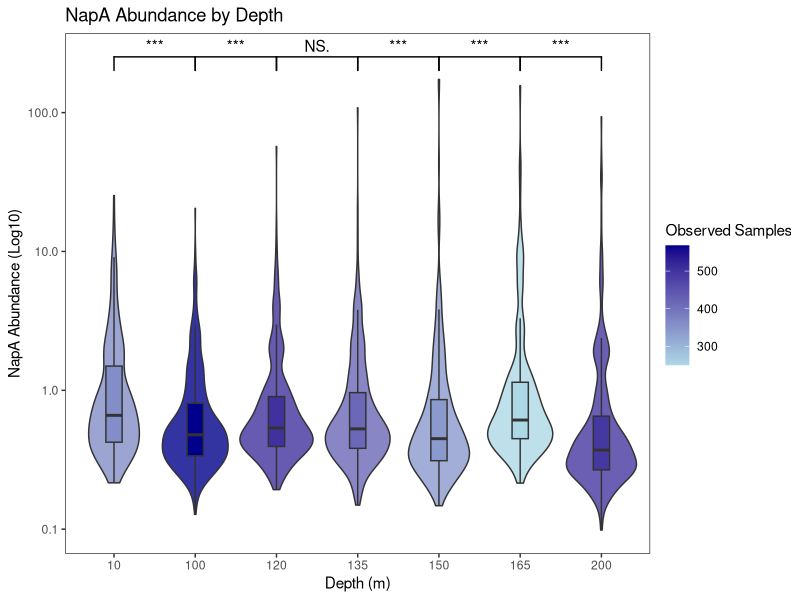
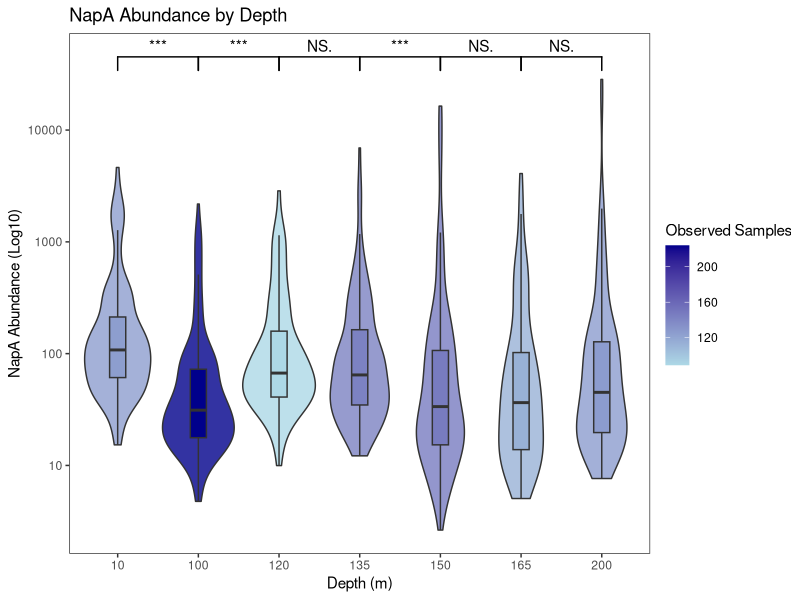

These charts were generated, in order, by the following R code:
library(ggplot2)
library(dplyr)
library(tidyr)
library(ggsignif)

dna_merged_data = read.delim("merged_depths_dna.tsv", header = TRUE, sep = "\t", stringsAsFactors = FALSE)
rna_merged_data = read.delim("merged_depths_rna.tsv", header = TRUE, sep = "\t", stringsAsFactors = FALSE)

# Define comparisons
depth_comparisons <- list(
  c("10", "100"), 
  c("100", "120"), 
  c("120", "135"),
  c("135", "150"),
  c("150", "165"),
  c("165", "200")
)

## DNA

# Count number of data points per depth
depth_counts_dna <- dna_merged_data %>%
    filter(Abundance > 0) %>%  # Remove zero values
    group_by(Depth_m) %>%
    summarize(n = n())

# Merge the counts back into the main dataset
dna_merged_data <- dna_merged_data %>%
    left_join(depth_counts_dna, by = "Depth_m")

#Plot abundance by depth  
ggplot(dna_merged_data, aes(x = as.factor(Depth_m), y = Abundance, fill = n)) +
    geom_violin(alpha = 0.8) +
    geom_boxplot(width = 0.2, outlier.shape = NA) +  # Make plots more narrow
    scale_fill_gradient(low = "lightblue", high = "darkblue") +  # Color gradient based on density
    scale_y_log10() +  
    labs(x = "Depth (m)", y = "NapA Abundance (Log10)", 
         title = "NapA Abundance by Depth", fill = "Observed Samples") +
    theme_test() +
    geom_signif(comparisons = depth_comparisons, 
                test = "wilcox.test", 
                map_signif_level = TRUE)

##RNA

# Count number of data points per depth
depth_counts_rna <- rna_merged_data %>%
    filter(Abundance > 0) %>%  # Remove zero values
    group_by(Depth_m) %>%
    summarize(n = n())

rna_merged_data <- rna_merged_data %>%
    filter(Abundance > 0) %>%  # Remove zero values
    left_join(depth_counts_rna, by = "Depth_m")

#Plot abundance by depth    
ggplot(rna_merged_data, aes(x = as.factor(Depth_m), y = Abundance, fill = n)) +
    geom_violin(alpha = 0.8) +
    geom_boxplot(width = 0.2, outlier.shape = NA) +  # Make plots more narrow
    scale_fill_gradient(low = "lightblue", high = "darkblue") +  # Color gradient based on density
    scale_y_log10() +  
    labs(x = "Depth (m)", y = "NapA Abundance (Log10)", 
         title = "NapA Abundance by Depth", fill = "Observed Samples") +
    theme_test() +
    geom_signif(comparisons = depth_comparisons, 
                test = "wilcox.test", 
                map_signif_level = TRUE)

